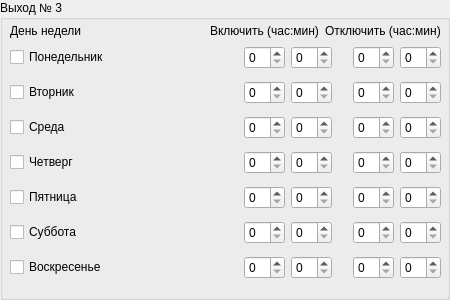
        <widget class="QGroupBox" name="groupBox_3">
         <property name="title">
          <string>Выход № 3</string>
         </property>
         <widget class="QWidget" name="verticalLayoutWidget_4">
          <property name="geometry">
           <rect>
            <x>10</x>
            <y>40</y>
            <width>431</width>
            <height>251</height>
           </rect>
          </property>
          <layout class="QVBoxLayout" name="verticalLayout_4">
           <item>
            <layout class="QHBoxLayout" name="horizontalLayout_27">
             <item>
              <widget class="QCheckBox" name="out3ponC">
               <property name="text">
                <string>Понедельник</string>
               </property>
              </widget>
             </item>
             <item>
              <spacer name="horizontalSpacer_46">
               <property name="orientation">
                <enum>Qt::Horizontal</enum>
               </property>
               <property name="sizeHint" stdset="0">
                <size>
                 <width>40</width>
                 <height>20</height>
                </size>
               </property>
              </spacer>
             </item>
             <item>
              <widget class="QSpinBox" name="out3ponOnHoursS">
               <property name="maximum">
                <number>23</number>
               </property>
              </widget>
             </item>
             <item>
              <widget class="QSpinBox" name="out3ponOnMinsS">
               <property name="maximum">
                <number>59</number>
               </property>
              </widget>
             </item>
             <item>
              <spacer name="horizontalSpacer_47">
               <property name="orientation">
                <enum>Qt::Horizontal</enum>
               </property>
               <property name="sizeType">
                <enum>QSizePolicy::Fixed</enum>
               </property>
               <property name="sizeHint" stdset="0">
                <size>
                 <width>15</width>
                 <height>20</height>
                </size>
               </property>
              </spacer>
             </item>
             <item>
              <widget class="QSpinBox" name="out3ponOffHoursS">
               <property name="maximum">
                <number>23</number>
               </property>
              </widget>
             </item>
             <item>
              <widget class="QSpinBox" name="out3ponOffMinsS">
               <property name="maximum">
                <number>59</number>
               </property>
              </widget>
             </item>
            </layout>
           </item>
           <item>
            <layout class="QHBoxLayout" name="horizontalLayout_28">
             <item>
              <widget class="QCheckBox" name="out3vtorC">
               <property name="text">
                <string>Вторник</string>
               </property>
              </widget>
             </item>
             <item>
              <spacer name="horizontalSpacer_48">
               <property name="orientation">
                <enum>Qt::Horizontal</enum>
               </property>
               <property name="sizeHint" stdset="0">
                <size>
                 <width>40</width>
                 <height>20</height>
                </size>
               </property>
              </spacer>
             </item>
             <item>
              <widget class="QSpinBox" name="out3vtorOnHoursS">
               <property name="maximum">
                <number>23</number>
               </property>
              </widget>
             </item>
             <item>
              <widget class="QSpinBox" name="out3vtorOnMinsS">
               <property name="maximum">
                <number>59</number>
               </property>
              </widget>
             </item>
             <item>
              <spacer name="horizontalSpacer_49">
               <property name="orientation">
                <enum>Qt::Horizontal</enum>
               </property>
               <property name="sizeType">
                <enum>QSizePolicy::Fixed</enum>
               </property>
               <property name="sizeHint" stdset="0">
                <size>
                 <width>15</width>
                 <height>20</height>
                </size>
               </property>
              </spacer>
             </item>
             <item>
              <widget class="QSpinBox" name="out3vtorOffHoursS">
               <property name="maximum">
                <number>23</number>
               </property>
              </widget>
             </item>
             <item>
              <widget class="QSpinBox" name="out3vtorOffMinsS">
               <property name="maximum">
                <number>59</number>
               </property>
              </widget>
             </item>
            </layout>
           </item>
           <item>
            <layout class="QHBoxLayout" name="horizontalLayout_29">
             <item>
              <widget class="QCheckBox" name="out3sredC">
               <property name="text">
                <string>Среда</string>
               </property>
              </widget>
             </item>
             <item>
              <spacer name="horizontalSpacer_50">
               <property name="orientation">
                <enum>Qt::Horizontal</enum>
               </property>
               <property name="sizeHint" stdset="0">
                <size>
                 <width>40</width>
                 <height>20</height>
                </size>
               </property>
              </spacer>
             </item>
             <item>
              <widget class="QSpinBox" name="out3sredOnHoursS">
               <property name="maximum">
                <number>23</number>
               </property>
              </widget>
             </item>
             <item>
              <widget class="QSpinBox" name="out3sredOnMinsS">
               <property name="maximum">
                <number>59</number>
               </property>
              </widget>
             </item>
             <item>
              <spacer name="horizontalSpacer_51">
               <property name="orientation">
                <enum>Qt::Horizontal</enum>
               </property>
               <property name="sizeType">
                <enum>QSizePolicy::Fixed</enum>
               </property>
               <property name="sizeHint" stdset="0">
                <size>
                 <width>15</width>
                 <height>20</height>
                </size>
               </property>
              </spacer>
             </item>
             <item>
              <widget class="QSpinBox" name="out3sredOffHoursS">
               <property name="maximum">
                <number>23</number>
               </property>
              </widget>
             </item>
             <item>
              <widget class="QSpinBox" name="out3sredOffMinsS">
               <property name="maximum">
                <number>59</number>
               </property>
              </widget>
             </item>
            </layout>
           </item>
           <item>
            <layout class="QHBoxLayout" name="horizontalLayout_30">
             <item>
              <widget class="QCheckBox" name="out3chetC">
               <property name="text">
                <string>Четверг</string>
               </property>
              </widget>
             </item>
             <item>
              <spacer name="horizontalSpacer_52">
               <property name="orientation">
                <enum>Qt::Horizontal</enum>
               </property>
               <property name="sizeHint" stdset="0">
                <size>
                 <width>40</width>
                 <height>20</height>
                </size>
               </property>
              </spacer>
             </item>
             <item>
              <widget class="QSpinBox" name="out3chetOnHoursS">
               <property name="maximum">
                <number>23</number>
               </property>
              </widget>
             </item>
             <item>
              <widget class="QSpinBox" name="out3chetOnMinsS">
               <property name="maximum">
                <number>59</number>
               </property>
              </widget>
             </item>
             <item>
              <spacer name="horizontalSpacer_53">
               <property name="orientation">
                <enum>Qt::Horizontal</enum>
               </property>
               <property name="sizeType">
                <enum>QSizePolicy::Fixed</enum>
               </property>
               <property name="sizeHint" stdset="0">
                <size>
                 <width>15</width>
                 <height>20</height>
                </size>
               </property>
              </spacer>
             </item>
             <item>
              <widget class="QSpinBox" name="out3chetOffHoursS">
               <property name="maximum">
                <number>23</number>
               </property>
              </widget>
             </item>
             <item>
              <widget class="QSpinBox" name="out3chetOffMinsS">
               <property name="maximum">
                <number>59</number>
               </property>
              </widget>
             </item>
            </layout>
           </item>
           <item>
            <layout class="QHBoxLayout" name="horizontalLayout_31">
             <item>
              <widget class="QCheckBox" name="out3pyatC">
               <property name="text">
                <string>Пятница</string>
               </property>
              </widget>
             </item>
             <item>
              <spacer name="horizontalSpacer_54">
               <property name="orientation">
                <enum>Qt::Horizontal</enum>
               </property>
               <property name="sizeHint" stdset="0">
                <size>
                 <width>40</width>
                 <height>20</height>
                </size>
               </property>
              </spacer>
             </item>
             <item>
              <widget class="QSpinBox" name="out3pyatOnHoursS">
               <property name="maximum">
                <number>23</number>
               </property>
              </widget>
             </item>
             <item>
              <widget class="QSpinBox" name="out3pyatOnMinsS">
               <property name="maximum">
                <number>59</number>
               </property>
              </widget>
             </item>
             <item>
              <spacer name="horizontalSpacer_55">
               <property name="orientation">
                <enum>Qt::Horizontal</enum>
               </property>
               <property name="sizeType">
                <enum>QSizePolicy::Fixed</enum>
               </property>
               <property name="sizeHint" stdset="0">
                <size>
                 <width>15</width>
                 <height>20</height>
                </size>
               </property>
              </spacer>
             </item>
             <item>
              <widget class="QSpinBox" name="out3pyatOffHoursS">
               <property name="maximum">
                <number>23</number>
               </property>
              </widget>
             </item>
             <item>
              <widget class="QSpinBox" name="out3pyatOffMinsS">
               <property name="maximum">
                <number>59</number>
               </property>
              </widget>
             </item>
            </layout>
           </item>
           <item>
            <layout class="QHBoxLayout" name="horizontalLayout_32">
             <item>
              <widget class="QCheckBox" name="out3subC">
               <property name="text">
                <string>Суббота</string>
               </property>
              </widget>
             </item>
             <item>
              <spacer name="horizontalSpacer_56">
               <property name="orientation">
                <enum>Qt::Horizontal</enum>
               </property>
               <property name="sizeHint" stdset="0">
                <size>
                 <width>40</width>
                 <height>20</height>
                </size>
               </property>
              </spacer>
             </item>
             <item>
              <widget class="QSpinBox" name="out3subOnHoursS">
               <property name="maximum">
                <number>23</number>
               </property>
              </widget>
             </item>
             <item>
              <widget class="QSpinBox" name="out3subOnMinsS">
               <property name="maximum">
                <number>59</number>
               </property>
              </widget>
             </item>
             <item>
              <spacer name="horizontalSpacer_58">
               <property name="orientation">
                <enum>Qt::Horizontal</enum>
               </property>
               <property name="sizeType">
                <enum>QSizePolicy::Fixed</enum>
               </property>
               <property name="sizeHint" stdset="0">
                <size>
                 <width>15</width>
                 <height>20</height>
                </size>
               </property>
              </spacer>
             </item>
             <item>
              <widget class="QSpinBox" name="out3subOffHoursS">
               <property name="maximum">
                <number>23</number>
               </property>
              </widget>
             </item>
             <item>
              <widget class="QSpinBox" name="out3subOffMinsS">
               <property name="maximum">
                <number>59</number>
               </property>
              </widget>
             </item>
            </layout>
           </item>
           <item>
            <layout class="QHBoxLayout" name="horizontalLayout_33">
             <item>
              <widget class="QCheckBox" name="out3voskC">
               <property name="text">
                <string>Воскресенье</string>
               </property>
              </widget>
             </item>
             <item>
              <spacer name="horizontalSpacer_59">
               <property name="orientation">
                <enum>Qt::Horizontal</enum>
               </property>
               <property name="sizeHint" stdset="0">
                <size>
                 <width>40</width>
                 <height>20</height>
                </size>
               </property>
              </spacer>
             </item>
             <item>
              <widget class="QSpinBox" name="out3voskOnHoursS">
               <property name="maximum">
                <number>23</number>
               </property>
              </widget>
             </item>
             <item>
              <widget class="QSpinBox" name="out3voskOnMinsS">
               <property name="maximum">
                <number>59</number>
               </property>
              </widget>
             </item>
             <item>
              <spacer name="horizontalSpacer_60">
               <property name="orientation">
                <enum>Qt::Horizontal</enum>
               </property>
               <property name="sizeType">
                <enum>QSizePolicy::Fixed</enum>
               </property>
               <property name="sizeHint" stdset="0">
                <size>
                 <width>15</width>
                 <height>20</height>
                </size>
               </property>
              </spacer>
             </item>
             <item>
              <widget class="QSpinBox" name="out3voskOffHoursS">
               <property name="maximum">
                <number>23</number>
               </property>
              </widget>
             </item>
             <item>
              <widget class="QSpinBox" name="out3voskOffMinsS">
               <property name="maximum">
                <number>59</number>
               </property>
              </widget>
             </item>
            </layout>
           </item>
          </layout>
         </widget>
         <widget class="QWidget" name="horizontalLayoutWidget_11">
          <property name="geometry">
           <rect>
            <x>10</x>
            <y>20</y>
            <width>431</width>
            <height>22</height>
           </rect>
          </property>
          <layout class="QHBoxLayout" name="horizontalLayout_34">
           <item>
            <widget class="QLabel" name="timerOut1Label_4">
             <property name="text">
              <string>День недели</string>
             </property>
            </widget>
           </item>
           <item>
            <spacer name="horizontalSpacer_31">
             <property name="orientation">
              <enum>Qt::Horizontal</enum>
             </property>
             <property name="sizeHint" stdset="0">
              <size>
               <width>40</width>
               <height>20</height>
              </size>
             </property>
            </spacer>
           </item>
           <item>
            <widget class="QLabel" name="label_7">
             <property name="text">
              <string>Включить (час:мин)</string>
             </property>
            </widget>
           </item>
           <item>
            <widget class="QLabel" name="label_8">
             <property name="text">
              <string>Отключить (час:мин)</string>
             </property>
            </widget>
           </item>
          </layout>
         </widget>
        </widget>
